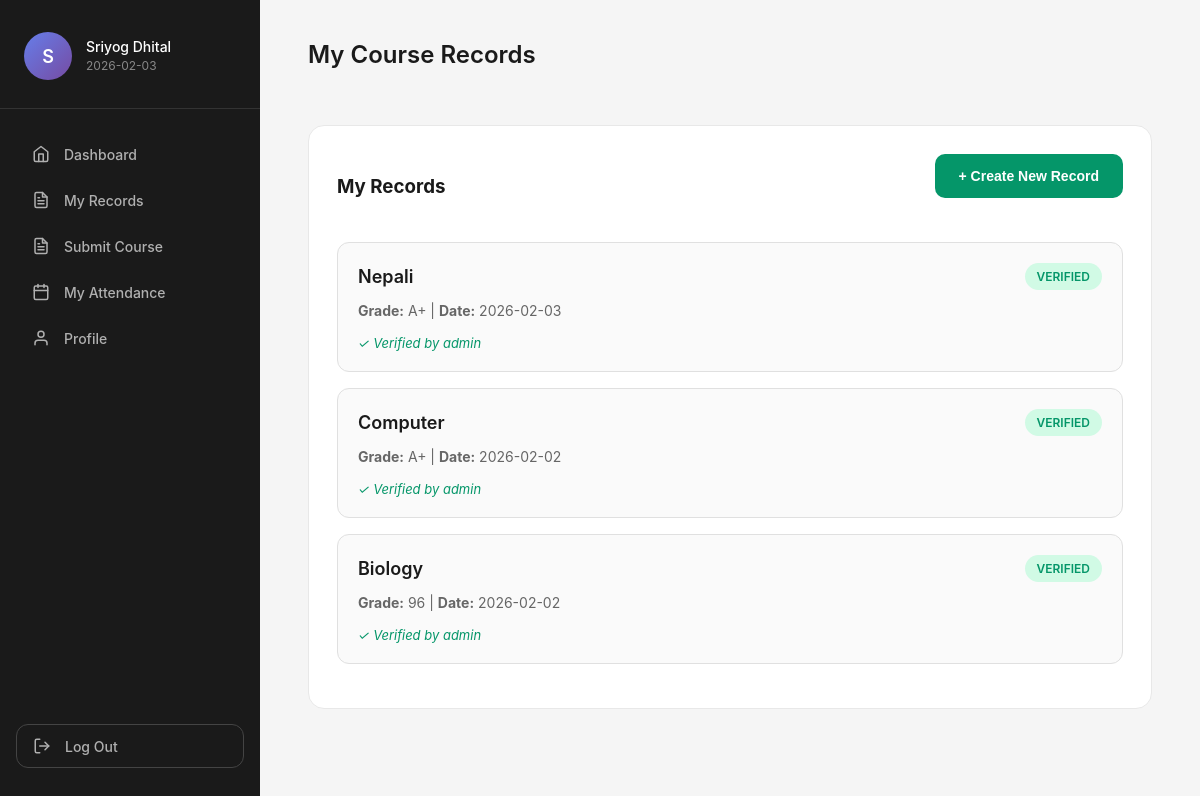
Page /public/myRecords.php (signed in) on the committed database.
### tables this page shows
CREATE TABLE `courses` (
  `recordId` int(11) NOT NULL,
  `studentId` int(11) DEFAULT NULL,
  `fullname` varchar(100) NOT NULL,
  `completion_date` date NOT NULL,
  `course_name` varchar(100) NOT NULL,
  `grade` varchar(10) DEFAULT NULL,
  `status` varchar(20) DEFAULT 'Pending'
);

### includes/functions.php (called while the page is built, shortened)
<?php
    include "../config/db.php";
    function getStudentRecords($studentId) {
        try {
            global $pdo;
            $stmt = $pdo->prepare("
                SELECT * FROM courses
                WHERE studentId = ?
                ORDER BY recordId DESC
            ");
            $stmt->execute([$studentId]);
            return $stmt->fetchAll(PDO::FETCH_ASSOC);
        } catch (PDOException $e) {
            return [];
        }
    }
?>

### public/myRecords.php (the view, shortened to what this page needs)
<?php
    include "../config/db.php";
    include "../includes/functions.php";
    $id = $_SESSION['studentId'] ?? 0;
    $records = getStudentRecords($id);
?>
<!DOCTYPE html>
<html>
<head>
    <link rel="stylesheet" type="text/css" href="../assets/css/home.css">
    <link rel="stylesheet" type="text/css" href="../assets/css/header.css">
    <link rel="stylesheet" type="text/css" href="../assets/css/course.css">
</head>
<body>
    <section class="dashboard">
        <?php include "../includes/userHeader.php" ?>
        <main class="main-right">
            <p class="home-welcome">My Course Records</p>
            <div class="my-records-section">
                <div style="display: flex; justify-content: space-between; align-items: center; margin-bottom: 24px;">
                    <h3 style="margin: 0;">My Records</h3>
                    <a href="userCourse.php"><button class="add-new-btn">+ Create New Record</button></a>
                </div>
                <div id="records-container">
                    <?php if (empty($records)): ?>
                        <div class="no-records">
                            <p>No records yet.</p>
                            <p style="font-size: 14px; margin-top: 10px;">Click "Create New Record" to add a course completion.</p>
                        </div>
                    <?php else: ?>
                        <?php foreach ($records as $record):
                            $statusClass = strtolower($record['status']);
                            $isDraft = $record['status'] == 'Draft';
                        ?>
                            <div class="record-card <?php echo $isDraft ? 'draft' : ''; ?>" id="record-<?php echo $record['recordId']; ?>">
                                <div class="record-header">
                                    <span class="record-course">
                                        <?php echo htmlspecialchars($record['course_name']); ?>
                                    </span>
                                    <span class="record-status status-<?php echo $statusClass; ?>">
                                        <?php echo htmlspecialchars($record['status']); ?>
                                    </span>
                                </div>
                                <div class="record-details">
                                    <strong>Grade:</strong> <?php echo htmlspecialchars($record['grade']); ?> |
                                    <strong>Date:</strong> <?php echo htmlspecialchars($record['completion_date']); ?>
                                </div>
                                <div class="record-actions">
                                    <?php if ($isDraft): ?>
                                        <button class="btn-edit" onclick="toggleEdit(<?php echo $record['recordId']; ?>)">Edit</button>
                                        <button class="btn-delete" onclick="deleteDraft(<?php echo $record['recordId']; ?>)">Delete</button>
                                        <button class="btn-submit" onclick="submitToAdmin(<?php echo $record['recordId']; ?>)">Submit to Admin →</button>
                                    <?php elseif ($record['status'] == 'Pending'): ?>
                                        <span style="color: #d97706; font-size: 13px; font-style: italic;">Waiting for admin verification...</span>
                                    <?php elseif ($record['status'] == 'Rejected'): ?>
                                        <span style="color: #dc2626; font-size: 13px; font-style: italic;">Rejected. Create a new record with corrections.</span>
                                    <?php else: ?>
                                        <span style="color: #059669; font-size: 13px; font-style: italic;">✓ Verified by admin</span>
                                    <?php endif; ?>
                                </div>
                            </div>
                        <?php endforeach; ?>
                    <?php endif; ?>
                </div>
            </div>
        </main>
    </section>
</body>
</html>

### includes/userHeader.php
<header class="header-section">
    <div class="user-info">
        <div class="user-image">
            <?php echo strtoupper(substr($_SESSION['name'] ?? 'U', 0, 1)); ?>
        </div>
        <p class="user-name">
            <?php echo htmlspecialchars($_SESSION['name'] ?? 'User') ?>
            <br>
            <span><?php echo date("Y-m-d")?></span>
        </p>
    </div>
    <nav class="navigation">
        <a href="../public/user.php">
            <svg viewBox="0 0 24 24"><path d="M3 9l9-7 9 7v11a2 2 0 0 1-2 2H5a2 2 0 0 1-2-2z"></path><polyline points="9 22 9 12 15 12 15 22"></polyline></svg>
            <p>Dashboard</p>
        </a>
        <a href="../public/myRecords.php">
            <svg viewBox="0 0 24 24"><path d="M14 2H6a2 2 0 0 0-2 2v16a2 2 0 0 0 2 2h12a2 2 0 0 0 2-2V8z"></path><polyline points="14 2 14 8 20 8"></polyline><line x1="16" y1="13" x2="8" y2="13"></line><line x1="16" y1="17" x2="8" y2="17"></line><polyline points="10 9 9 9 8 9"></polyline></svg>
            <p>My Records</p>
        </a>
        <a href="../public/userCourse.php">
            <svg viewBox="0 0 24 24"><path d="M14 2H6a2 2 0 0 0-2 2v16a2 2 0 0 0 2 2h12a2 2 0 0 0 2-2V8z"></path><polyline points="14 2 14 8 20 8"></polyline><line x1="16" y1="13" x2="8" y2="13"></line><line x1="16" y1="17" x2="8" y2="17"></line><polyline points="10 9 9 9 8 9"></polyline></svg>
            <p>Submit Course</p>
        </a>
        <a href="../public/userAttendance.php">
            <svg viewBox="0 0 24 24"><rect x="3" y="4" width="18" height="18" rx="2" ry="2"></rect><line x1="16" y1="2" x2="16" y2="6"></line><line x1="8" y1="2" x2="8" y2="6"></line><line x1="3" y1="10" x2="21" y2="10"></line></svg>
            <p>My Attendance</p>
        </a>
        <a href="../public/userProfile.php">
            <svg viewBox="0 0 24 24"><path d="M20 21v-2a4 4 0 0 0-4-4H8a4 4 0 0 0-4 4v2"></path><circle cx="12" cy="7" r="4"></circle></svg>
            <p>Profile</p>
        </a>
    </nav>
    <a href="logout.php" class="logout">
        <svg viewBox="0 0 24 24"><path d="M9 21H5a2 2 0 0 1-2-2V5a2 2 0 0 1 2-2h4"></path><polyline points="16 17 21 12 16 7"></polyline><line x1="21" y1="12" x2="9" y2="12"></line></svg>
        Log Out
    </a>
</header>

### assets/css/home.css (style rules this page uses)
* { margin: 0; padding: 0; box-sizing: border-box; }
body { font-family: -apple-system, BlinkMacSystemFont, 'Segoe UI', Roboto, 'Helvetica Neue', Arial, sans-serif; background: #f5f5f5; color: #1a1a1a; }
.dashboard { display: flex; min-height: 100vh; }
.main-right { flex: 1; padding: 40px 48px; margin-left: 260px; display: flex; flex-direction: column; }
.home-welcome { font-size: 24px; font-weight: 600; color: #1a1a1a; margin-bottom: 32px; }

### assets/css/header.css (style rules this page uses)
.header-section { width: 260px; background: #1a1a1a; color: #fff; position: fixed; height: 100vh; display: flex; flex-direction: column; padding: 32px 0; }
.user-info { padding: 0 24px 28px; border-bottom: 1px solid #333; margin-bottom: 24px; display: flex; align-items: center; gap: 14px; }
.user-image { width: 48px; height: 48px; background: linear-gradient(135deg, #667eea 0%, #764ba2 100%); border-radius: 50%; display: flex; align-items: center; justify-content: center; font-size: 18px; font-weight: 600; flex-shrink: 0; }
.user-name { font-size: 14px; font-weight: 500; line-height: 1.4; }
.user-name span { display: block; font-size: 12px; color: #888; font-weight: 400; margin-top: 2px; }
.navigation { flex: 1; display: flex; flex-direction: column; padding: 0 16px; }
.navigation a { display: flex; align-items: center; gap: 14px; padding: 12px 16px; color: #b0b0b0; text-decoration: none; font-size: 14px; font-weight: 500; transition: all 0.2s; margin-bottom: 4px; border-radius: 12px; }
.navigation a svg { width: 18px; height: 18px; stroke: currentColor; fill: none; stroke-width: 2; stroke-linecap: round; stroke-linejoin: round; flex-shrink: 0; }
.logout { margin: 0 16px; padding: 12px 16px; background: transparent; border: 1px solid #444; color: #b0b0b0; text-decoration: none; font-size: 14px; font-weight: 500; display: flex; align-items: center; gap: 14px; transition: all 0.2s; border-radius: 12px; }
.logout svg { width: 18px; height: 18px; stroke: currentColor; fill: none; stroke-width: 2; stroke-linecap: round; stroke-linejoin: round; flex-shrink: 0; }

### public/myRecords.php (style rules this page uses)
.my-records-section { background: #fff; border: 1px solid #e8e8e8; border-radius: 16px; padding: 28px; margin-top: 24px; }
.record-card { background: #fafafa; border: 1px solid #e0e0e0; border-radius: 12px; padding: 20px; margin-bottom: 16px; transition: all 0.2s; }
.record-header { display: flex; justify-content: space-between; align-items: center; margin-bottom: 12px; }
.record-course { font-size: 18px; font-weight: 600; color: #1a1a1a; }
.record-status { padding: 6px 12px; border-radius: 20px; font-size: 12px; font-weight: 600; text-transform: uppercase; }
.status-verified { background: #d1fae5; color: #059669; }
.record-details { color: #666; font-size: 14px; margin-bottom: 16px; }
.record-actions { display: flex; gap: 10px; flex-wrap: wrap; }
.add-new-btn { background: #059669; color: white; border: none; padding: 14px 24px; border-radius: 10px; font-size: 14px; font-weight: 600; cursor: pointer; margin-bottom: 20px; }

### rows in the picture
courses: course_name "Nepali", status "VERIFIED", grade "A+", completion_date "2026-02-03", shows "✓ Verified by admin"
courses: course_name "Computer", status "VERIFIED", grade "A+", completion_date "2026-02-02", shows "✓ Verified by admin"
courses: course_name "Biology", status "VERIFIED", grade "96", completion_date "2026-02-02", shows "✓ Verified by admin"

### other values in the picture
substr($_SESSION['name'] ?? 'U', 0, 1) "S"
$_SESSION['name'] "Sriyog Dhital"
